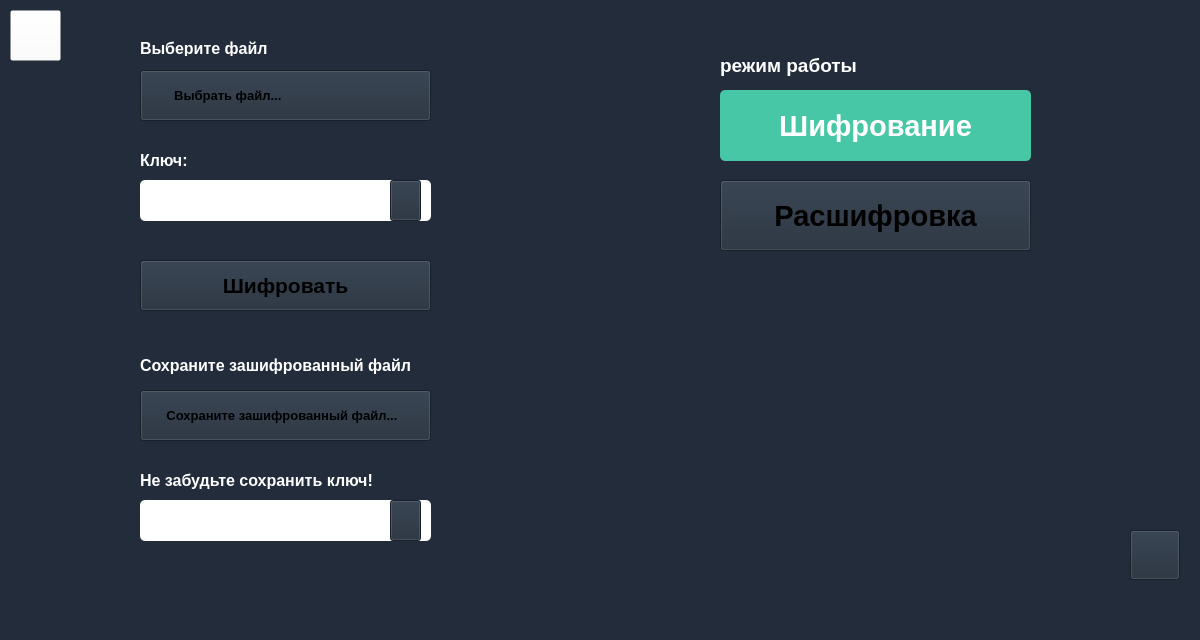
<?xml version="1.0" encoding="UTF-8"?>
<ui version="4.0">
 <class>MainWindow</class>
 <widget class="QMainWindow" name="MainWindow">
  <property name="geometry">
   <rect>
    <x>0</x>
    <y>0</y>
    <width>1200</width>
    <height>640</height>
   </rect>
  </property>
  <property name="minimumSize">
   <size>
    <width>1200</width>
    <height>640</height>
   </size>
  </property>
  <property name="maximumSize">
   <size>
    <width>1200</width>
    <height>640</height>
   </size>
  </property>
  <property name="windowTitle">
   <string>Шифрование сообщений</string>
  </property>
  <property name="styleSheet">
   <string notr="true">QPushButton
{
	corlor: white;
}
</string>
  </property>
  <property name="animated">
   <bool>true</bool>
  </property>
  <widget class="QWidget" name="centralwidget">
   <property name="styleSheet">
    <string notr="true">background-color: rgba(34, 44, 58, 1);</string>
   </property>
   <widget class="QLabel" name="label">
    <property name="geometry">
     <rect>
      <x>650</x>
      <y>290</y>
      <width>421</width>
      <height>231</height>
     </rect>
    </property>
    <property name="text">
     <string/>
    </property>
    <property name="pixmap">
     <pixmap>Images/Logo_fileWindow.png</pixmap>
    </property>
   </widget>
   <widget class="QLabel" name="label_2">
    <property name="geometry">
     <rect>
      <x>0</x>
      <y>600</y>
      <width>1200</width>
      <height>40</height>
     </rect>
    </property>
    <property name="text">
     <string/>
    </property>
    <property name="pixmap">
     <pixmap>C:/Users/andre/.designer/backup/Images/dlack_balk_line.png</pixmap>
    </property>
   </widget>
   <widget class="QLabel" name="label_3">
    <property name="geometry">
     <rect>
      <x>140</x>
      <y>40</y>
      <width>291</width>
      <height>16</height>
     </rect>
    </property>
    <property name="font">
     <font>
      <family>MS Shell Dlg 2</family>
      <pointsize>12</pointsize>
      <weight>75</weight>
      <italic>false</italic>
      <bold>true</bold>
     </font>
    </property>
    <property name="styleSheet">
     <string notr="true">color: rgb(255, 255, 255);

</string>
    </property>
    <property name="text">
     <string>Выберите файл</string>
    </property>
   </widget>
   <widget class="QPlainTextEdit" name="plainTextEdit_Key">
    <property name="geometry">
     <rect>
      <x>140</x>
      <y>180</y>
      <width>291</width>
      <height>41</height>
     </rect>
    </property>
    <property name="font">
     <font>
      <pointsize>12</pointsize>
     </font>
    </property>
    <property name="styleSheet">
     <string notr="true">
background-color: rgb(255, 255, 255);
border-radius: 5px;</string>
    </property>
   </widget>
   <widget class="QPushButton" name="BackButton">
    <property name="geometry">
     <rect>
      <x>10</x>
      <y>10</y>
      <width>51</width>
      <height>51</height>
     </rect>
    </property>
    <property name="styleSheet">
     <string notr="true">background-color: rgba(255, 255, 255, 0);</string>
    </property>
    <property name="text">
     <string/>
    </property>
    <property name="icon">
     <iconset>
      <normaloff>Images/BackButton.png</normaloff>Images/BackButton.png</iconset>
    </property>
    <property name="iconSize">
     <size>
      <width>150</width>
      <height>150</height>
     </size>
    </property>
   </widget>
   <widget class="QPushButton" name="EncriptionMode">
    <property name="geometry">
     <rect>
      <x>720</x>
      <y>90</y>
      <width>311</width>
      <height>71</height>
     </rect>
    </property>
    <property name="font">
     <font>
      <family>Arial</family>
      <pointsize>22</pointsize>
      <weight>75</weight>
      <bold>true</bold>
     </font>
    </property>
    <property name="styleSheet">
     <string notr="true">background-color: rgba(72, 199, 166, 1);
color: white;
border-radius: 5px;
</string>
    </property>
    <property name="text">
     <string>Шифрование</string>
    </property>
   </widget>
   <widget class="QLabel" name="label_10">
    <property name="geometry">
     <rect>
      <x>140</x>
      <y>150</y>
      <width>61</width>
      <height>21</height>
     </rect>
    </property>
    <property name="font">
     <font>
      <family>MS Shell Dlg 2</family>
      <pointsize>12</pointsize>
      <weight>75</weight>
      <italic>false</italic>
      <bold>true</bold>
     </font>
    </property>
    <property name="styleSheet">
     <string notr="true">color: rgb(255, 255, 255);

</string>
    </property>
    <property name="text">
     <string>Ключ:</string>
    </property>
   </widget>
   <widget class="QPushButton" name="DownloadFile">
    <property name="geometry">
     <rect>
      <x>140</x>
      <y>70</y>
      <width>291</width>
      <height>51</height>
     </rect>
    </property>
    <property name="font">
     <font>
      <family>Arial</family>
      <pointsize>10</pointsize>
      <weight>75</weight>
      <bold>true</bold>
      <stylestrategy>PreferDefault</stylestrategy>
     </font>
    </property>
    <property name="layoutDirection">
     <enum>Qt::LeftToRight</enum>
    </property>
    <property name="styleSheet">
     <string notr="true">background-color: rgba(255, 255, 255, 1);
color: rgba(126, 126, 126, 1);
border-radius: 5px;
 border: 3px solid rgba(126, 126, 126, 1);

QPushButton::hover
{
	
	background-color: rgb(135, 255, 71);
}</string>
    </property>
    <property name="text">
     <string>Выбрать файл...                                </string>
    </property>
   </widget>
   <widget class="QPushButton" name="copyKey">
    <property name="geometry">
     <rect>
      <x>390</x>
      <y>180</y>
      <width>31</width>
      <height>41</height>
     </rect>
    </property>
    <property name="font">
     <font>
      <family>Arial</family>
      <pointsize>22</pointsize>
      <weight>75</weight>
      <bold>true</bold>
     </font>
    </property>
    <property name="styleSheet">
     <string notr="true">background-color:rgba(41, 72, 109, 0);
color: white;
border-radius: 5px;

QPushButton::hover
{
	
	background-color: rgb(135, 255, 71);
}</string>
    </property>
    <property name="text">
     <string/>
    </property>
    <property name="icon">
     <iconset>
      <normaloff>Images/copy.png</normaloff>Images/copy.png</iconset>
    </property>
    <property name="iconSize">
     <size>
      <width>25</width>
      <height>25</height>
     </size>
    </property>
   </widget>
   <widget class="QPushButton" name="InfoButton">
    <property name="geometry">
     <rect>
      <x>1130</x>
      <y>530</y>
      <width>50</width>
      <height>50</height>
     </rect>
    </property>
    <property name="font">
     <font>
      <family>Arial</family>
      <pointsize>22</pointsize>
      <weight>75</weight>
      <bold>true</bold>
     </font>
    </property>
    <property name="styleSheet">
     <string notr="true">background-color: rgba(72, 199, 166, 0);
color: white;
border-radius: 5px;

QPushButton::hover
{
	
	background-color: rgb(135, 255, 71);
}</string>
    </property>
    <property name="text">
     <string/>
    </property>
    <property name="icon">
     <iconset>
      <normaloff>C:/Users/andre/.designer/backup/Images/InfoIcon.png</normaloff>C:/Users/andre/.designer/backup/Images/InfoIcon.png</iconset>
    </property>
    <property name="iconSize">
     <size>
      <width>50</width>
      <height>50</height>
     </size>
    </property>
   </widget>
   <widget class="QLabel" name="label_4">
    <property name="geometry">
     <rect>
      <x>720</x>
      <y>50</y>
      <width>171</width>
      <height>31</height>
     </rect>
    </property>
    <property name="font">
     <font>
      <family>MS Shell Dlg 2</family>
      <pointsize>14</pointsize>
      <weight>75</weight>
      <italic>false</italic>
      <bold>true</bold>
     </font>
    </property>
    <property name="styleSheet">
     <string notr="true">color: rgb(255, 255, 255);

</string>
    </property>
    <property name="text">
     <string>режим работы</string>
    </property>
   </widget>
   <widget class="QPushButton" name="DecriptionMode">
    <property name="geometry">
     <rect>
      <x>720</x>
      <y>180</y>
      <width>311</width>
      <height>71</height>
     </rect>
    </property>
    <property name="font">
     <font>
      <family>Arial</family>
      <pointsize>22</pointsize>
      <weight>75</weight>
      <bold>true</bold>
     </font>
    </property>
    <property name="styleSheet">
     <string notr="true">background-color: rgba(126, 126, 126, 1);
color: white;
border-radius: 5px;

QPushButton::hover
{
	
	background-color: rgb(135, 255, 71);
}</string>
    </property>
    <property name="text">
     <string>Расшифровка</string>
    </property>
   </widget>
   <widget class="QPushButton" name="EncriptionGO">
    <property name="geometry">
     <rect>
      <x>140</x>
      <y>260</y>
      <width>291</width>
      <height>51</height>
     </rect>
    </property>
    <property name="font">
     <font>
      <family>Arial</family>
      <pointsize>16</pointsize>
      <weight>75</weight>
      <bold>true</bold>
     </font>
    </property>
    <property name="styleSheet">
     <string notr="true">background-color: rgba(72, 199, 166, 1);
color: white;
border-radius: 5px;

QPushButton::hover
{
	
	background-color: rgb(135, 255, 71);
}</string>
    </property>
    <property name="text">
     <string>Шифровать</string>
    </property>
   </widget>
   <widget class="QLabel" name="label_5">
    <property name="geometry">
     <rect>
      <x>140</x>
      <y>350</y>
      <width>301</width>
      <height>31</height>
     </rect>
    </property>
    <property name="font">
     <font>
      <family>MS Shell Dlg 2</family>
      <pointsize>12</pointsize>
      <weight>75</weight>
      <italic>false</italic>
      <bold>true</bold>
     </font>
    </property>
    <property name="styleSheet">
     <string notr="true">color: rgb(255, 255, 255);

</string>
    </property>
    <property name="text">
     <string>Cохраните зашифрованный файл</string>
    </property>
   </widget>
   <widget class="QPushButton" name="SaveFile">
    <property name="geometry">
     <rect>
      <x>140</x>
      <y>390</y>
      <width>291</width>
      <height>51</height>
     </rect>
    </property>
    <property name="font">
     <font>
      <family>Arial</family>
      <pointsize>10</pointsize>
      <weight>75</weight>
      <bold>true</bold>
      <stylestrategy>PreferDefault</stylestrategy>
      <kerning>true</kerning>
     </font>
    </property>
    <property name="layoutDirection">
     <enum>Qt::LeftToRight</enum>
    </property>
    <property name="styleSheet">
     <string notr="true">background-color: rgba(255, 255, 255, 1);
color: rgba(126, 126, 126, 1);
border-radius: 5px;
 border: 3px solid rgba(126, 126, 126, 1);

QPushButton::hover
{
	
	background-color: rgb(135, 255, 71);
}</string>
    </property>
    <property name="text">
     <string>Сохраните зашифрованный файл...  </string>
    </property>
   </widget>
   <widget class="QLabel" name="label_saveKey">
    <property name="geometry">
     <rect>
      <x>140</x>
      <y>470</y>
      <width>301</width>
      <height>21</height>
     </rect>
    </property>
    <property name="font">
     <font>
      <family>MS Shell Dlg 2</family>
      <pointsize>12</pointsize>
      <weight>75</weight>
      <italic>false</italic>
      <bold>true</bold>
     </font>
    </property>
    <property name="styleSheet">
     <string notr="true">color: rgb(255, 255, 255);

</string>
    </property>
    <property name="text">
     <string>Не забудьте сохранить ключ!</string>
    </property>
   </widget>
   <widget class="QPushButton" name="copyKey_2">
    <property name="geometry">
     <rect>
      <x>390</x>
      <y>500</y>
      <width>31</width>
      <height>41</height>
     </rect>
    </property>
    <property name="font">
     <font>
      <family>Arial</family>
      <pointsize>22</pointsize>
      <weight>75</weight>
      <bold>true</bold>
     </font>
    </property>
    <property name="styleSheet">
     <string notr="true">background-color:rgba(41, 72, 109, 0);
color: white;
border-radius: 5px;

QPushButton::hover
{
	
	background-color: rgb(135, 255, 71);
}</string>
    </property>
    <property name="text">
     <string/>
    </property>
    <property name="icon">
     <iconset>
      <normaloff>Images/copy.png</normaloff>Images/copy.png</iconset>
    </property>
    <property name="iconSize">
     <size>
      <width>25</width>
      <height>25</height>
     </size>
    </property>
   </widget>
   <widget class="QTextBrowser" name="KeyDublicate">
    <property name="enabled">
     <bool>true</bool>
    </property>
    <property name="geometry">
     <rect>
      <x>140</x>
      <y>500</y>
      <width>291</width>
      <height>41</height>
     </rect>
    </property>
    <property name="font">
     <font>
      <pointsize>12</pointsize>
     </font>
    </property>
    <property name="styleSheet">
     <string notr="true">
background-color: rgb(255, 255, 255);
border-radius: 5px;</string>
    </property>
    <property name="html">
     <string>&lt;!DOCTYPE HTML PUBLIC &quot;-//W3C//DTD HTML 4.0//EN&quot; &quot;http://www.w3.org/TR/REC-html40/strict.dtd&quot;&gt;
&lt;html&gt;&lt;head&gt;&lt;meta name=&quot;qrichtext&quot; content=&quot;1&quot; /&gt;&lt;style type=&quot;text/css&quot;&gt;
p, li { white-space: pre-wrap; }
&lt;/style&gt;&lt;/head&gt;&lt;body style=&quot; font-family:'MS Shell Dlg 2'; font-size:12pt; font-weight:400; font-style:normal;&quot;&gt;
&lt;p style=&quot;-qt-paragraph-type:empty; margin-top:0px; margin-bottom:0px; margin-left:0px; margin-right:0px; -qt-block-indent:0; text-indent:0px; font-size:8.25pt;&quot;&gt;&lt;br /&gt;&lt;/p&gt;&lt;/body&gt;&lt;/html&gt;</string>
    </property>
   </widget>
   <zorder>KeyDublicate</zorder>
   <zorder>label</zorder>
   <zorder>label_2</zorder>
   <zorder>label_3</zorder>
   <zorder>plainTextEdit_Key</zorder>
   <zorder>BackButton</zorder>
   <zorder>EncriptionMode</zorder>
   <zorder>label_10</zorder>
   <zorder>DownloadFile</zorder>
   <zorder>copyKey</zorder>
   <zorder>InfoButton</zorder>
   <zorder>label_4</zorder>
   <zorder>DecriptionMode</zorder>
   <zorder>EncriptionGO</zorder>
   <zorder>label_5</zorder>
   <zorder>SaveFile</zorder>
   <zorder>label_saveKey</zorder>
   <zorder>copyKey_2</zorder>
  </widget>
 </widget>
 <resources/>
 <connections/>
</ui>
